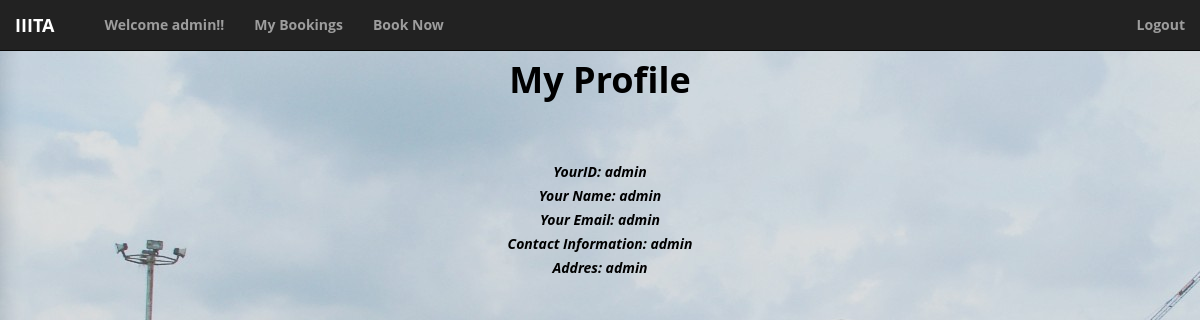
Screenshot of /userprofile.php (signed in) with the database file from the repository.
### tables this page shows
CREATE TABLE IF NOT EXISTS `user` (
  `Userid` varchar(20) NOT NULL DEFAULT '',
  `Password` varchar(20) NOT NULL DEFAULT '',
  `User Name` varchar(100) NOT NULL DEFAULT '',
  `User Email` varchar(100) NOT NULL DEFAULT '',
  `User Company` varchar(50) NOT NULL DEFAULT '',
  `User Phone` varchar(20) NOT NULL DEFAULT '',
  `User Address` varchar(200) NOT NULL DEFAULT '',
  primary key(`Userid`)
);

### userprofile.php (the view, shortened to what this page needs)
<html>
	<head>
		<link href="css/bootstrap.min.css" rel="stylesheet">
		<link href="css/main.css" rel="stylesheet">
	</head>
	<body background = "image/campus2.jpg">
		<div id = "heading" style = "margin-top: 60px">
			<h1>My Profile</h1>
		</div>
		<div style = "text-align: center">
		<b>
		<?php
			include "connection.php";
			include "index6.php";
			$user = $_SESSION['username'];
			$qq=mysqli_query($con,"select * from user where `Userid`='$user'");
			while ($res = mysqli_fetch_assoc($qq)) {
				$name = $res['User Name'];
				$email = $res['User Email'];
				$phone = $res['User Phone'];
				$address = $res['User Address'];
			}
			echo "<i> YourID: ".$user. "<br>Your Name: " .$name. "<br>Your Email: " .$email. "<br>Contact Information: " .$phone. "<br>Addres: " .$address;
		?></b>
		</div>
	</body>
</html>

### css/main.css (style rules this page uses)
body { font-family: 'Open Sans', sans-serif; font-size: 14px; line-height: 24px; color: rgb(0, 0, 0); background-color: #fff; }
#heading h1 { margin-top: 20px; margin-bottom: 60px; font-size: 36px; font-weight: 700; margin-left: 60px; margin-right: 60px; text-align: center; }

### rows the page displays
user: User Name "admin", User Email "admin", User Phone "admin", User Address "admin"

### other values shown
$_SESSION['username'] "admin"
$user "admin"
